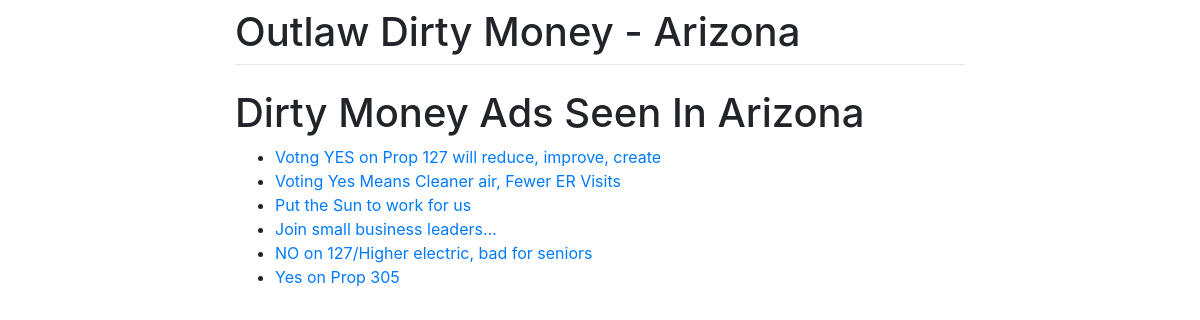
Before: /adfacts/ads/ with the older database file.
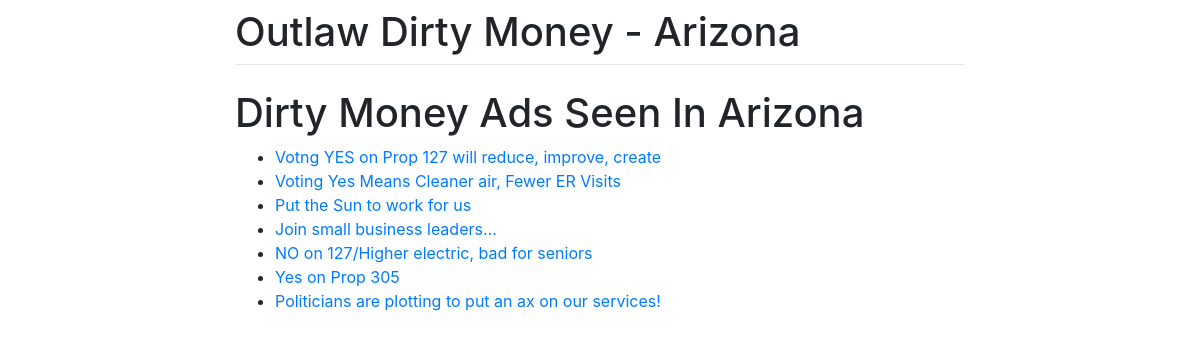
After: the same page with the newer database file.
### adfacts/models.py (models this page shows, shortened)
class Ad(models.Model):
    GOV = 'gov'
    SoS = 'sec_of_state'
    AG = 'atty_gen'
    TRES = 'treasurer'
    CORP_COMM = 'corp_comm'
    STATE_HOUSE = 'state_house'
    STATE_SENATE = 'state_senate'
    SUPER_ED = 'super_ed'
    INIT = 'ballot_init'
    OTHER = 'other'
    RACE_CHOICES = (
             ( '', ''),
             ( INIT, 'Ballot Initiative'),
             ( GOV, 'Governor'),
             ( SoS, 'Secretary of State'),
             ( AG, 'Attorney General'),
             ( TRES, 'Treasurer'),
             ( CORP_COMM, 'Corporation Commissioner'),
             ( STATE_HOUSE, 'State House'),
             ( STATE_SENATE, 'State Senate'),
             ( SUPER_ED, 'Superintendent of Public Instruction'),
             ( OTHER, 'Other'),
            )
    FORMAT_CHOICES = (
             ( 'mailer', 'Mailer'),
             ( 'tv', 'TV'),
             ( 'radio', 'Radio'),
             ( 'youtube', 'Youtube'),
             ( 'fb', 'Facebook'),
             ( 'email', 'Email'),
             ( 'yard_sign', 'Yard Sign'),
             ( 'large_sign', 'Large Sign'),
             ( 'other', 'Other'),
          )
    FOR_AGAINST = (
              ('for', 'For'),
              ('against', 'Against'))
    title = models.CharField(max_length=256)
    desc = models.TextField(blank=True, null=True)
    paid_by = models.ForeignKey(Org, on_delete=models.PROTECT, blank=True, null=True, verbose_name='Paid For By')
    race = models.CharField(max_length = 64, choices = RACE_CHOICES, blank=True, null=True)
    district = models.IntegerField(null=True, blank=True)
    candidate_or_initiative = models.CharField(max_length=256, verbose_name = 'Candidate or Initiative Number')
    support_oppose = models.CharField(max_length=32, choices=FOR_AGAINST, default='for')
    format = models.CharField(max_length=32, choices=FORMAT_CHOICES, null=True, blank=True)
    first_seen = models.DateTimeField(blank=True, null=True)
    last_seen = models.DateTimeField(blank=True, null=True)

### adfacts/views.py (the view)
# urls.py: path('adfacts/ads/', views.AdListView.as_view(), name='ads'),
class AdListView(generic.ListView):
    model = Ad

### adfacts/templates/adfacts/ad_list.html
{% extends "base.html" %}
{% block content %}
  <h1>Dirty Money Ads Seen In Arizona</h1>
  <ul>
    {% for ad in ad_list %}
       <li><a href="/adfacts/ad/{{ ad.id }}">{{ ad.title }}</a></li>
    {% endfor %}
  </ul>
{% endblock %}

Changed rows visible on the page:
added Ad: title "Politicians are plotting to put an ax on our services!"
